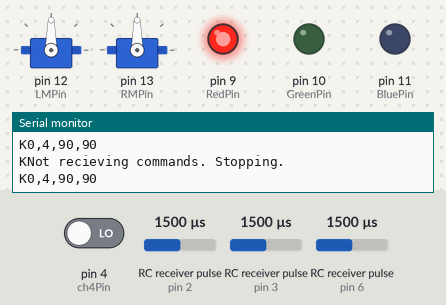
Bench run of a sketch on a simulated Arduino Uno, built with avr-gcc and run on an emulated ATmega328P. Parts: 2 × servo, output pins drawn as LEDs (lit = HIGH), the last lines printed to the serial monitor. Wiring (inferred from the names in the program): 3 × RC receiver channel: data pin 2 / data pin 3 / data pin 6. The inputs (shaded band) are chosen by the test bench; at power-on: RC receiver pulse (sensors on pin 6, pin 2, pin 3) 1500 µs, pin 4 (ch4Pin) LOW.

Above: at 2.2 s.
2.3 s: RC receiver pulse (sensor on pin 6) set to 1593 µs
4.5 s: RC receiver pulse (sensor on pin 6) set to 1606 µs
At 6.0 s:
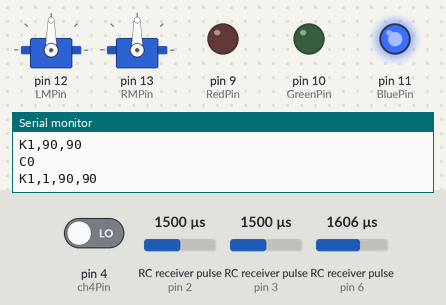
7.0 s: RC receiver pulse (sensor on pin 2) set to 1020 µs
At 9.3 s:
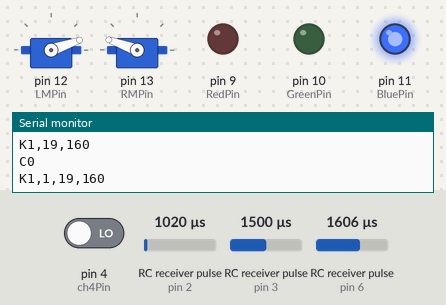
10.0 s: RC receiver pulse (sensor on pin 3) set to 1020 µs
At 12.6 s:
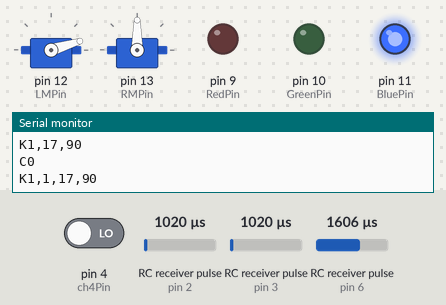
13.0 s: RC receiver pulse (sensor on pin 2) set to 1250 µs
At 15.7 s:
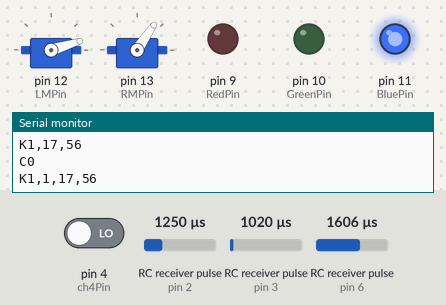
16.0 s: RC receiver pulse (sensor on pin 3) set to 1500 µs
At 19.1 s:
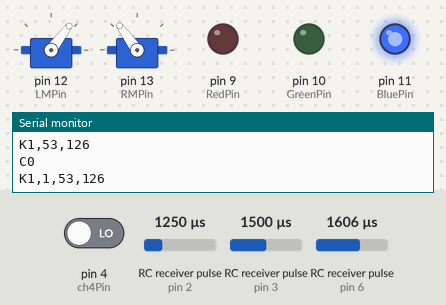
Timing chart, 0 to 20.0 s (numbered marks = the images above; inputs shaded):
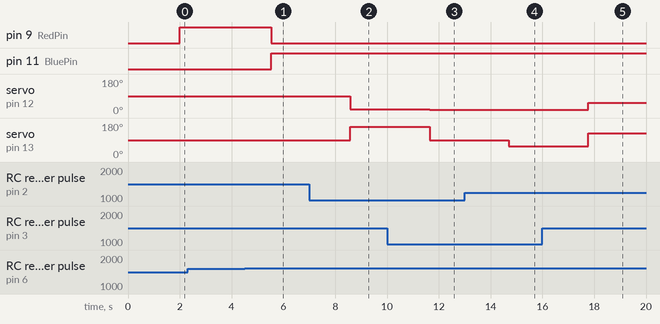

The sketch:

Kayak_SplitControl.ino
```cpp
#include <NewPing.h>
#include <EnableInterrupt.h>
#include <Servo.h>

Servo left;
Servo right;

#define ch1Pin 2
#define ch2Pin 3
#define ch4Pin 4
#define LMPin 12
#define RMPin 13

#define RedPin 9
#define GreenPin 10
#define BluePin 11

#define ch1Min 1000
#define ch2Min 1000
#define ch4Min 1000


#define ch1Mid 1500
#define ch2Mid 1500
#define ch4Mid 1500


#define ch1Max 2000
#define ch2Max 2000
#define ch4Max 2000


#define rcOverridePin 6 //Next available interrupt pin

int leftSpeed = 90;
int rightSpeed = 90;
int lCompens = 0;
bool Lforward;
bool Rforward;

bool rcEnabled;

int ch1; // Here's where we'll keep our channel values
int ch2;
int ch4;
int ch6;

long int timestamp = 0;

//Channel up time
uint32_t rc_start[3];
uint16_t rc_values[3];
uint16_t rc_store[3];

int const1;
int const2;

unsigned long start;
unsigned long endT;
unsigned long delta;

int lightStatus;

void setup()
{
  // put your setup code here, to run once:
  rcEnabled = false;

  left.attach(12);  // attaches the servo on pin 12 to the servo object
  right.attach(13);  // attaches the servo on pin 13 to the servo object

  left.write(90);
  right.write(90);

  lightStatus = 0; //Lights off

  pinMode(ch1Pin, INPUT);
  pinMode(ch2Pin, INPUT);
  pinMode(ch4Pin,INPUT);
  pinMode(rcOverridePin, INPUT);
  pinMode(LMPin, OUTPUT);
  pinMode(RMPin, OUTPUT);
  pinMode(RedPin, OUTPUT);
  pinMode(GreenPin, OUTPUT);
  pinMode(BluePin, OUTPUT);
  enableInterrupt(ch1Pin, calc_ch1, CHANGE);
  enableInterrupt(ch2Pin, calc_ch2, CHANGE);

  Serial.begin(115200);
  delay(1000);
}

void loop()
{
  // put your main code here, to run repeatedly:

  rcOverride();
  if (rcEnabled)
  {
    lightStatus = 1; //Blue = RC state
    ReadRCValues();
    ReadTrim();
    ConfigureRCValues();
    CalculateSpeed(); //Calculate motor speeds from ch1 & 2
    WriteMotors(); //Write speeds to motors and determine forward/reverse

    Serial.print('K');
    Serial.print(rcEnabled);
    Serial.print(',');
    Serial.print(leftSpeed);
    Serial.print(',');
    Serial.print(rightSpeed);
    Serial.print('\n');
    Serial.print('C');
    Serial.print(lCompens);
    Serial.print('\n');
  }


  else
  {
    while (Serial.available() > 4)
    {
      if (Serial.read() == 'K')
      {
        int8_t rudder = Serial.read();
        int8_t thrust = Serial.read();
        int8_t status = Serial.read();
        int8_t delim = Serial.read();

        if (delim == '\n')
        {

          map(thrust, 0, 100, -255, 255);
          map(rudder, -180, 180, -255, 255);

          const1 = rudder;
          const2 = thrust;
          CalculateSpeed();

          WriteMotors();

  //            Serial.print("KWrote data\n");

          timestamp = millis();
          switch (status)
          {
          case 3:
            lightStatus = 2; //Green - autonomy, all sensors active
            break;
          case 1 ... 2:
            lightStatus = 3; //Yellow - autonomy, 1 sensor fault
            break;
          default:
            lightStatus = 4; //Red - Complete sensor failure
            break;
          }
        }
      }
    }

    //delay(250); //Not sure why this is here at the moment

    if (millis() - timestamp > 2000)
    {
      left.write(90);
      right.write(90);
      Serial.print("KNot recieving commands. Stopping.\n");
      lightStatus = 4; // Red - Serial communication fault
    }
  }

  UpdateLights();

  Serial.print('K');
  Serial.print(rcEnabled);
  Serial.print(',');
  Serial.print(lightStatus);
  Serial.print(',');
  Serial.print(leftSpeed);
  Serial.print(',');
  Serial.print(rightSpeed);
  Serial.print('\n');
}

void ReadTrim(){
  ch4 = pulseIn(4, HIGH);
}


void ConfigureRCValues()
{

  if (rc_values[0] == 0 || rc_values[1] == 0)
  { //If transmitter turned off when powered on
    ch1 = ch1Mid;
    ch2 = ch2Mid;
  }
  else
  {
    ch1 = constrain(rc_values[0], ch1Min, ch1Max);
    ch2 = constrain(rc_values[1], ch2Min, ch2Max);
    ch4 = constrain(ch4,ch4Min,ch4Max);
  }
  const1 = map(ch1, ch1Min, ch1Max, -255, 255);
  const2 = map(ch2, ch2Min, ch2Max, -255, 255);
  lCompens = map(ch4, ch4Min, ch4Max, 0, 110);
  if (abs(const1) <= 20)
  { const1 = 0; }
  if (abs(const2) <= 20)
  { const2 = 0; }
}

void ReadRCValues()
{ //moves rc_store to rc_values while interrupts disabled
  noInterrupts();
  memcpy(rc_values, (const void *) rc_store, sizeof(rc_store));
  interrupts();
}

void calc_input(uint8_t channel, uint8_t input_pin)
{
  if (digitalRead(input_pin) == HIGH)
  {
    rc_start[channel] = micros();
  }
  else
  {
    rc_store[channel] = micros() - rc_start[channel];
  }
}

void calc_ch1()
{ calc_input(0, 2); }

void calc_ch2()
{ calc_input(1, 3); }

void rcOverride()
{
  ch6 = pulseIn(rcOverridePin, HIGH);
  if ((ch6 > 1600)&&(!rcEnabled))
  {
    rcEnabled = true;
    leftSpeed = 90;
    rightSpeed = 90;
    //Write Motors will be called in the loop, just set speeds back to 0 and let it be written later
    //WriteMotors();

  }
  else if(ch6 < 1600 && rcEnabled)
  {
    leftSpeed = 90;
    rightSpeed = 90;
    //WriteMotors();
    rcEnabled = false;
  }
}

void CalculateSpeed()
{
  int rightMin = -255 + lCompens;
  int rightMax = 255 - lCompens;
  rightSpeed = constrain((const2 - const1), rightMin, rightMax);
  leftSpeed = constrain((const2 + const1), -255, 255);
  if(abs(leftSpeed) > 5){
    if(leftSpeed > 0)
      leftSpeed = min(255,leftSpeed+lCompens);
    if(leftSpeed < 0)
      leftSpeed = max(-255,leftSpeed-lCompens);
  }
  rightSpeed = map(rightSpeed, -255, 255, 17, 163);
  leftSpeed = map(leftSpeed, -255, 255, 17, 163);
  /*Serial.print("Left: ");
  Serial.println(leftSpeed);
  Serial.print("Right: ");
  Serial.println(rightSpeed);*/
}

void WriteMotors()
{
  left.write(leftSpeed);
  right.write(rightSpeed);
}

void UpdateLights()
{
  uint8_t Red;
  uint8_t Green;
  uint8_t Blue;

  switch(lightStatus){
    case 0: //Off
      Red = 0;
      Green = 0;
      Blue = 0;
      break;
    case 1: //Blue
      Red = 0;
      Green = 0;
      Blue = 255;
      break;
    case 2: //Green
      Red = 0;
      Green = 255;
      Blue = 0;
      break;
    case 3: //Yellow
      Red = 255;
      Green = 255;
      Blue = 0;
      break;
    case 4: //Red
      Red = 255;
      Green = 0;
      Blue = 0;
      break;
    default:
      lightStatus = 0;
      Red = 0;
      Green = 0;
      Blue = 0;
      break;
  }
  analogWrite(RedPin,Red);
  analogWrite(GreenPin,Green);
  analogWrite(BluePin,Blue);
}
```

Measured:
- the behaviour switches between 1599 and 1600 µs on RC receiver pulse (sensor on pin 6) (found by bisection; images 0 and 1)
- after the input at 4.5 s, pin 9 (RedPin): HIGH → LOW after 1.0 s; pin 11 (BluePin): LOW → HIGH after 1.0 s
- after the input at 7.0 s, servo on pin 12 (LMPin): 90° → 19° after 1.6 s; servo on pin 13 (RMPin): 90° → 160° after 1.6 s
- after the input at 10.0 s, servo on pin 12 (LMPin): 19° → 17° after 1.6 s; servo on pin 13 (RMPin): 160° → 90° after 1.6 s
- after the input at 13.0 s, servo on pin 13 (RMPin): 90° → 56° after 1.7 s
- after the input at 16.0 s, servo on pin 12 (LMPin): 17° → 53° after 1.8 s; servo on pin 13 (RMPin): 56° → 126° after 1.8 s
